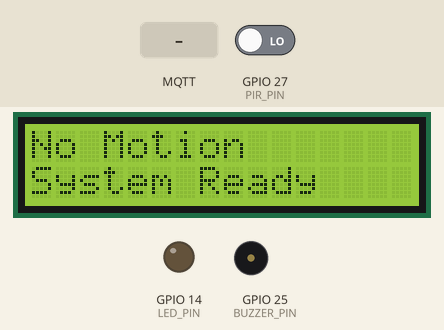
A sketch run on a simulated ESP32. On the bench: 16×2 character LCD, output pins drawn as LEDs (lit = HIGH), buzzer (waves = sounding, pin HIGH). Dashed ring = blinking. The test bench sets the inputs (shaded band); at power-on: GPIO 27 (PIR_PIN) LOW. WiFi joins after 1.5 s; servers stay silent unless stated; no MQTT or app messages arrive unless stated; what the sketch prints to the serial monitor is not drawn.

Above: at 3.0 s.
3.1 s: GPIO 27 (PIR_PIN) driven HIGH
At 3.32 s:
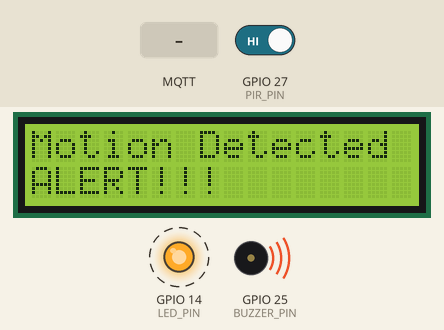
5.6 s: MQTT message "OFF" arrives on the first subscribed topic
At 6.0 s:
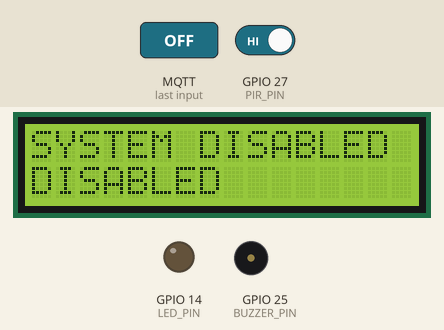
7.1 s: MQTT message "ON" arrives on the first subscribed topic
At 7.73 s:
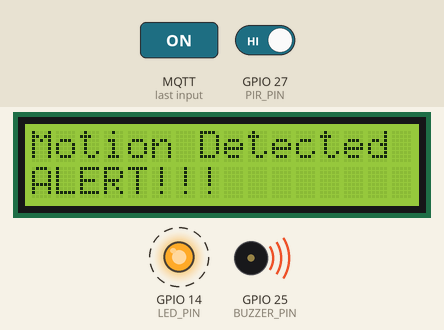
10.1 s: MQTT message "1" arrives on the first subscribed topic
13.1 s: GPIO 27 (PIR_PIN) driven LOW
16.1 s: MQTT message "STATUS" arrives on the first subscribed topic
Timing chart, 0 to 19.5 s (numbered marks = the images above; inputs shaded):
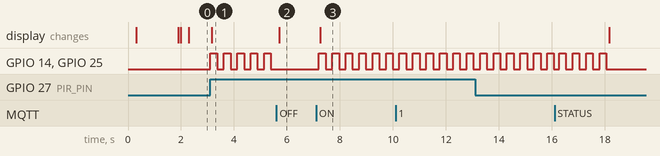

The sketch:

esp32_security_system.ino
```cpp
#include <WiFi.h>
#include <PubSubClient.h>
#include <WiFiClientSecure.h>
#include <Wire.h>
#include <LiquidCrystal_PCF8574.h>
#include <UniversalTelegramBot.h>
#include <ArduinoJson.h>

#define PIR_PIN 27
#define LED_PIN 14
#define BUZZER_PIN 25
#define I2C_SDA 33
#define I2C_SCL 32

LiquidCrystal_PCF8574 lcd(0x27);

const char* ssid = "*****";
const char* password = "*****";

const char* mqtt_server = "******************.s1.eu.hivemq.cloud";
const int   mqtt_port = 8883;
const char* mqtt_username = "*****";
const char* mqtt_password = "********";

WiFiClientSecure mqttSecure;
PubSubClient client(mqttSecure);

const char* TOPIC_PIR   = "security/pir";
const char* TOPIC_EVENT = "security/event";
const char* TOPIC_CMD   = "security/cmd";

#define BOT_TOKEN "NHAP_BOT_TOKEN_CUA_BAN"
#define CHAT_ID   "NHAP_CHAT_ID_CUA_BAN"

WiFiClientSecure tgSecure;
UniversalTelegramBot bot(BOT_TOKEN, tgSecure);

unsigned long lastTelegramSent = 0;
const unsigned long telegramInterval = 60UL * 1000UL;
bool pendingTelegramAlert = false;

bool systemEnabled = true;
int pirState = LOW;
int lastPirState = LOW;

unsigned long motionStart = 0;
bool isMotionActive = false;

unsigned long lastBlink = 0;
bool blinkState = false;

const unsigned long ALARM_WINDOW_MS = 5000;
const unsigned long BLINK_MS = 200;

void lcdPrint(const char* l1, const char* l2) {
  lcd.setCursor(0, 0); lcd.print("                ");
  lcd.setCursor(0, 0); lcd.print(l1);
  lcd.setCursor(0, 1); lcd.print("                ");
  lcd.setCursor(0, 1); lcd.print(l2);
}

void showSystemReady() {
  if (systemEnabled) {
    lcdPrint("SECURITY: ON", "Waiting...");
  } else {
    lcdPrint("SECURITY: OFF", "Disabled");
  }
}

void hardStopOutputs() {
  digitalWrite(LED_PIN, LOW);
  digitalWrite(BUZZER_PIN, LOW);
  blinkState = false;
}

void printStatusSerial() {
  Serial.print("Trạng thái hệ thống: ");
  Serial.print(systemEnabled ? "Hệ thống đang BẬT" : "Hệ thống đang TẮT");
  Serial.print(" - Trạng thái cảm biến: ");
  Serial.print(pirState == HIGH ? "Có chuyển động" : "Không có chuyển động");
  Serial.print(" - LED: ");
  Serial.print(digitalRead(LED_PIN) ? "Sáng" : "Tắt");
  Serial.print(" - Còi báo động: ");
  Serial.println(digitalRead(BUZZER_PIN) ? "Đang kêu" : "Tắt");
}

void setup_wifi() {
  delay(10);
  Serial.println();
  Serial.print("Đang kết nối WiFi... ");
  WiFi.begin(ssid, password);
  while (WiFi.status() != WL_CONNECTED) {
    delay(500);
    Serial.print(".");
  }
  Serial.println("\nKết nối WiFi thành công!");
  Serial.print("Địa chỉ IP: ");
  Serial.println(WiFi.localIP());
}

void telegramMotionAlert() {
  if (String(BOT_TOKEN) == "" || String(CHAT_ID) == "") return;

  unsigned long now = millis();
  if (now - lastTelegramSent < telegramInterval) return;

  if (bot.sendMessage(CHAT_ID, "CẢNH BÁO: Phát hiện chuyển động!", "")) {
    lastTelegramSent = now;
    Serial.println("Đã gửi Telegram: CẢNH BÁO: Phát hiện chuyển động!");
  } else {
    Serial.println("Lỗi: Không thể gửi Telegram.");
  }
}

void applyCommand(const String& cmdUpper) {
  if (cmdUpper == "ON") {
    systemEnabled = true;

    isMotionActive = false;
    motionStart = 0;
    hardStopOutputs();

    pirState = digitalRead(PIR_PIN);
    lastPirState = pirState;

    lcdPrint("SYSTEM ENABLED", "READY");
    Serial.println("Hệ thống đã được BẬT qua Node-RED");

    showSystemReady();
  }
  else if (cmdUpper == "OFF") {
    systemEnabled = false;

    hardStopOutputs();
    isMotionActive = false;
    motionStart = 0;

    lcdPrint("SYSTEM DISABLED", "DISABLED");
    Serial.println("Hệ thống đã được TẮT qua Node-RED");
  }
  else if (cmdUpper == "STATUS") {
    printStatusSerial();
  }
  else {
    Serial.println("Lệnh CMD không hợp lệ (use: ON/OFF/STATUS).");
  }
}

void mqttCallback(char* topic, byte* payload, unsigned int length) {
  String cmd;
  for (unsigned int i = 0; i < length; i++) cmd += (char)payload[i];
  cmd.trim();
  cmd.toUpperCase();

  Serial.print("CMD received (MQTT): ");
  Serial.println(cmd);

  applyCommand(cmd);
}

void reconnect() {
  while (!client.connected()) {
    Serial.print("Đang kết nối MQTT... ");
    String clientId = "ESP32-SEC-" + String((uint32_t)ESP.getEfuseMac(), HEX);

    if (client.connect(clientId.c_str(), mqtt_username, mqtt_password)) {
      Serial.println("OK");
      client.subscribe(TOPIC_CMD);
      Serial.print("Subscribed: ");
      Serial.println(TOPIC_CMD);
      lcdPrint("System Ready", "MQTT Connected");
      delay(200);
      showSystemReady();
    } else {
      Serial.print("Failed, rc=");
      Serial.print(client.state());
      Serial.println(" retry in 5s");
      delay(5000);
    }
  }
}

void setup() {
  Serial.begin(115200);
  delay(200);
  Serial.println("Hệ thống khởi động...");

  pinMode(PIR_PIN, INPUT);
  pinMode(LED_PIN, OUTPUT);
  pinMode(BUZZER_PIN, OUTPUT);
  hardStopOutputs();

  Wire.begin(I2C_SDA, I2C_SCL);
  lcd.begin(16, 2);
  lcd.setBacklight(255);
  lcdPrint("System Ready", "Connecting WiFi");

  setup_wifi();

  mqttSecure.setInsecure();
  tgSecure.setInsecure();

  client.setServer(mqtt_server, mqtt_port);
  client.setCallback(mqttCallback);

  lcdPrint("System Ready", "Connecting MQTT");
}

void loop() {
  if (!client.connected()) reconnect();
  client.loop();

  if (!systemEnabled) {
    hardStopOutputs();
    delay(10);
    return;
  }

  pirState = digitalRead(PIR_PIN);

  if (pirState != lastPirState) {
    client.publish(TOPIC_PIR, pirState == HIGH ? "1" : "0");

    if (pirState == HIGH) {
      Serial.println("PIR: HIGH - Có chuyển động");
    } else {
      Serial.println("PIR: LOW - Không có chuyển động");
    }

    if (lastPirState == LOW && pirState == HIGH) {
      client.publish(TOPIC_EVENT, "MOTION");
      Serial.println("Đã gửi MQTT event: MOTION");

      motionStart = millis();
      isMotionActive = true;

      pendingTelegramAlert = true;
    }

    lastPirState = pirState;
  }

  if (pirState == HIGH) {
    motionStart = millis();
    isMotionActive = true;
  }

  if (isMotionActive && (millis() - motionStart < ALARM_WINDOW_MS)) {
    if (millis() - lastBlink >= BLINK_MS) {
      lastBlink = millis();
      blinkState = !blinkState;
      digitalWrite(LED_PIN, blinkState ? HIGH : LOW);
      digitalWrite(BUZZER_PIN, blinkState ? HIGH : LOW);
    }
    lcdPrint("Motion Detected", "ALERT!!!");
  } else {
    isMotionActive = false;
    hardStopOutputs();
    lcdPrint("No Motion", "System Ready");
  }

  if (pendingTelegramAlert) {
    pendingTelegramAlert = false;
    telegramMotionAlert();
  }

  delay(10);
}
```

Measured:
- after the input at 3.1 s, GPIO 14 (LED_PIN), GPIO 25 (BUZZER_PIN): alternates HIGH for 0.25 s and LOW for 0.25 s, starting at once; the display: changes after 0.06 s (image 1)
- after the input at 5.6 s, GPIO 14 (LED_PIN), GPIO 25 (BUZZER_PIN): stops changing and stays LOW; the display: changes after 0.10 s (image 2)
- after the input at 7.1 s, GPIO 14 (LED_PIN), GPIO 25 (BUZZER_PIN): alternates HIGH for 0.25 s and LOW for 0.25 s, starting after 0.10 s; the display: changes after 0.16 s (image 3)
